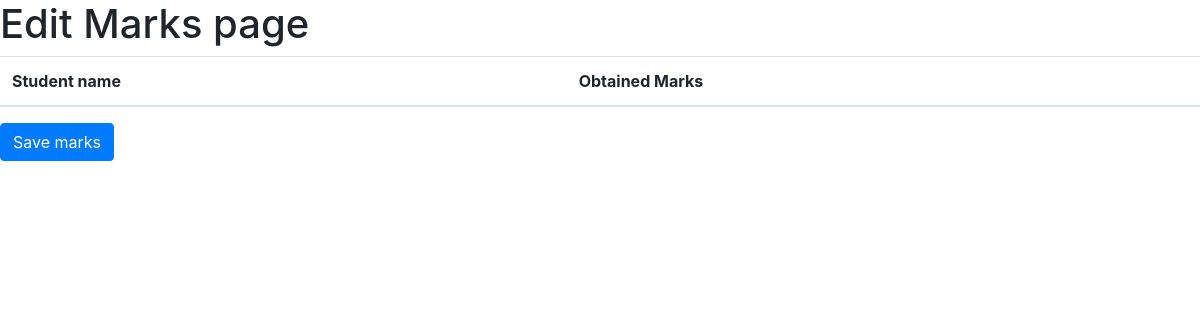
Before: /academic/edit_marks/1/3/3/10 with the older database file.
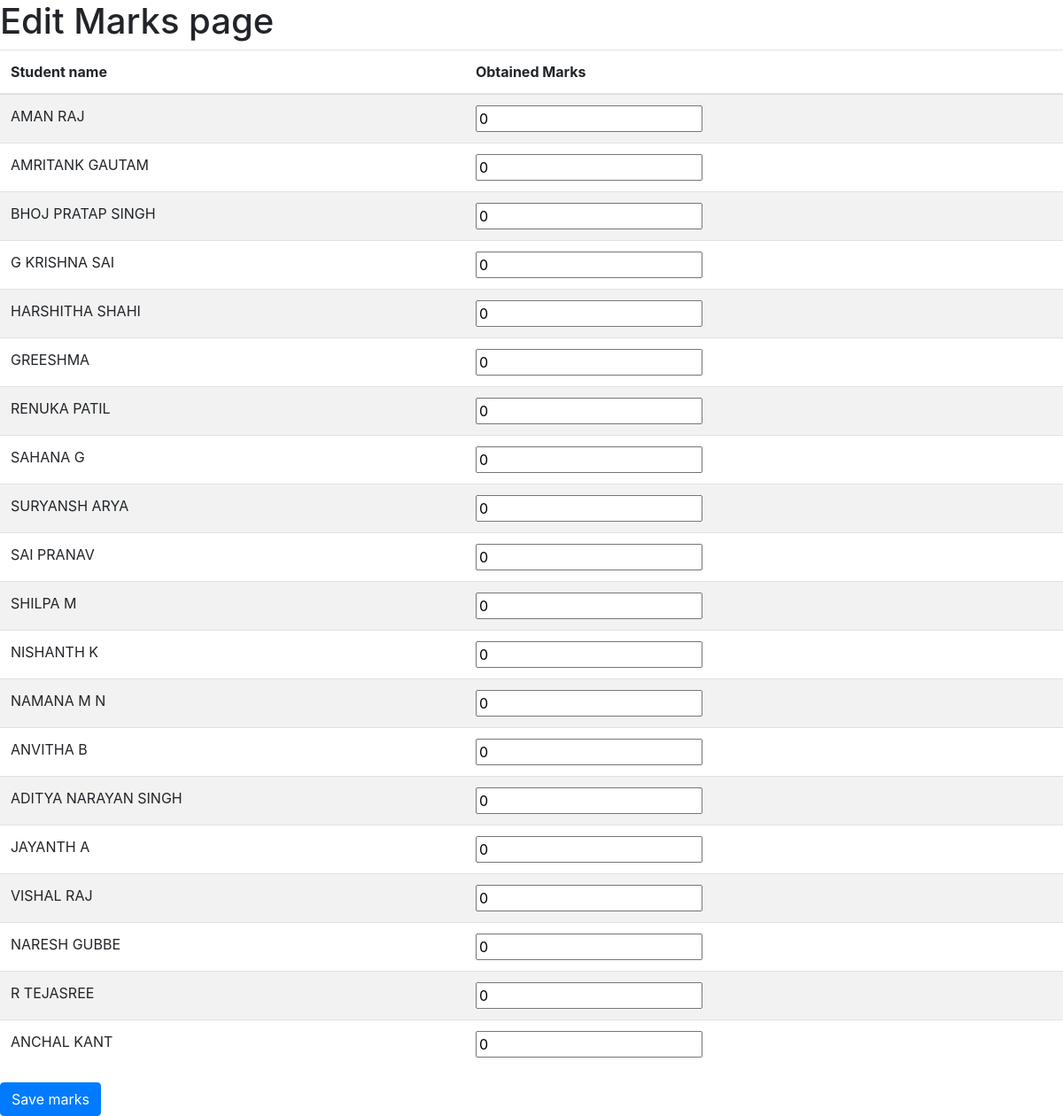
After: the same page with the newer database file.
### academic/models.py (models this page shows, shortened)
class marks(models.Model):
    test_id = models.ForeignKey(test,on_delete=models.CASCADE)
    student = models.ForeignKey(User,on_delete=models.CASCADE)
    marks_obtained = models.IntegerField(default=0)

### academic/views.py (the view)
# urls.py: path('edit_marks/<int:class_id>/<int:subject_id>/<int:exam_id>/<int:test_id>',views.edit_marks,name='edit_marks'),
def edit_marks(request,class_id,subject_id,exam_id,test_id):
    sclass = sub_class.objects.get(id=class_id)
    students_marked = list(marks.objects.filter(test_id__id=test_id))
    return render(request,'edit_marks.html',{'students_marked':students_marked,'class_id':class_id,'subject_id':subject_id,'exam_id':exam_id})

### academic/templates/edit_marks.html (shortened to what this page needs)
{% extends "base.html" %}
{% block content %}
<h1>Edit Marks page</h1>
<form action="{% url 'academic:save_marks' %}" method="post">
    <table class="table table-striped">
          <thead>
            <tr>
              <th>Student name</th>
              <th>Obtained Marks</th>
            </tr>
          </thead>
          <tbody>
            {% for i in students_marked %}
            <tr>
              <td>{{i.student.first_name}}</td>
              <td>
                <input type="number" name="{{i.student.username}}" value="{{i.marks_obtained}}">
              </td>
            </tr>
            {% endfor %}
          </tbody>
        </table>
        <input type="submit" value="Save marks" class="btn btn-primary">
</form>
{% endblock %}

Changed rows visible on the page:
added marks: student.first_name "AMAN RAJ", marks_obtained "0"
added marks: student.first_name "AMRITANK GAUTAM", marks_obtained "0"
added marks: student.first_name "BHOJ PRATAP SINGH", marks_obtained "0"
added marks: student.first_name "G KRISHNA SAI", marks_obtained "0"
added marks: student.first_name "HARSHITHA SHAHI", marks_obtained "0"
added marks: student.first_name "GREESHMA", marks_obtained "0"
added marks: student.first_name "RENUKA PATIL", marks_obtained "0"
added marks: student.first_name "SAHANA G", marks_obtained "0"
added marks: student.first_name "SURYANSH ARYA", marks_obtained "0"
added marks: student.first_name "SAI PRANAV", marks_obtained "0"
added marks: student.first_name "SHILPA M", marks_obtained "0"
added marks: student.first_name "NISHANTH K", marks_obtained "0"
added marks: student.first_name "NAMANA M N", marks_obtained "0"
added marks: student.first_name "ANVITHA B", marks_obtained "0"
added marks: student.first_name "ADITYA NARAYAN SINGH", marks_obtained "0"
added marks: student.first_name "JAYANTH A", marks_obtained "0"
added marks: student.first_name "VISHAL RAJ", marks_obtained "0"
added marks: student.first_name "NARESH GUBBE", marks_obtained "0"
added marks: student.first_name "R TEJASREE", marks_obtained "0"
added marks: student.first_name "ANCHAL KANT", marks_obtained "0"
